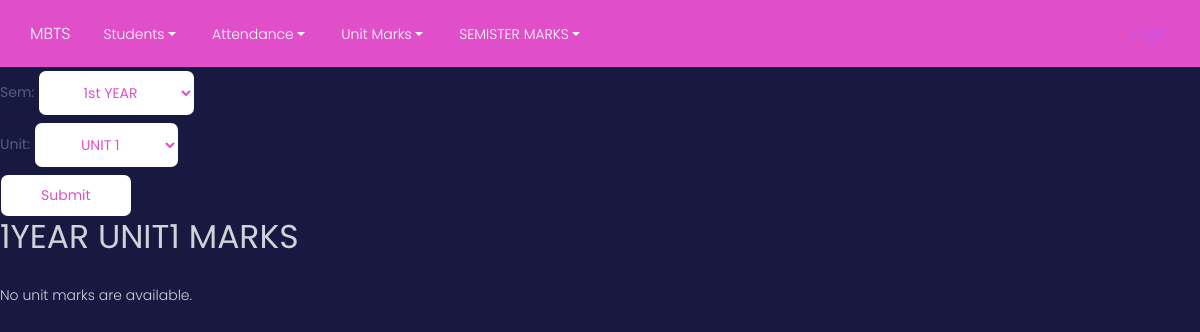
Page /n/u/ on the earlier database version.
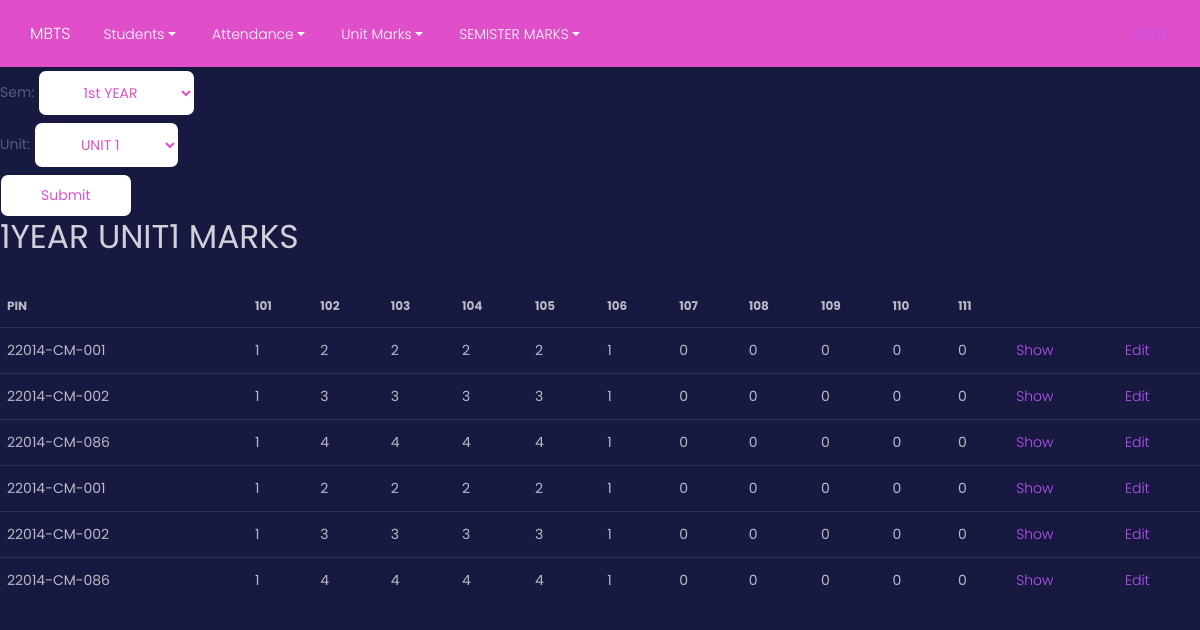
Same page on the later database version.
### mbts/models.py (models this page shows, shortened)
class Unit1marks(models.Model):
    sem = models.CharField(max_length=20)
    s1=models.IntegerField(default=0)
    s2=models.IntegerField(default=0)
    s3=models.IntegerField(default=0)
    s4=models.IntegerField(default=0)
    s5=models.IntegerField(default=0)
    s6=models.IntegerField(default=0)
    s7=models.IntegerField(default=0)
    s8=models.IntegerField(default=0)
    s9=models.IntegerField(default=0)
    s10=models.IntegerField(default=0)
    s11=models.IntegerField(default=0)
    s12=models.IntegerField(default=0)
    student = models.ForeignKey(Students, to_field="pin", on_delete=models.CASCADE,default='SOME STRING')
    def subject_codes(self):
        if self.sem == "1YEAR":
            return [101,102,103,104,105,106,107,108,109,110,111]
        elif self.sem == "3SEM":
            return [301,302,303,304,305,306,307,308,309]
        elif self.sem == "4SEM":
            return [401,402,403,404,405,406,407,408,409]
        elif self.sem == "5SEM":
            return [501,502,503,504,505,506,507,508,509]
        else:
            return []

### mbts/views/Unit1marks.py (the view)
# urls.py: path("u/", Unit1marks.index, name="um1_index"),
def index(request):
    form = UnitSearchForm(request.GET)
    sem = request.GET.get("sem",'1YEAR')
    unit = request.GET.get("unit",'UNIT1')
    if unit == 'UNIT3':
        um= Unit3marks.objects.filter(sem=sem).all()
    elif unit == 'UNIT2':
        um= Unit2marks.objects.filter(sem=sem).all()
    else:
        um= Unit1marks.objects.filter(sem=sem).all()
    context = {"um": um}
    context['form']  = form
    context['unit'] = unit
    context['sem']  = sem
    return render(request, "Unit1marks/index.html", context)

### mbts/forms.py
class UnitSearchForm(forms.Form):
    SEMS = (("1YEAR","1st YEAR"),("3SEM","3rd SEM"),("4SEM","4th SEM"),("5SEM","5th SEM"))
    UNITS = (("UNIT1","UNIT 1"),('UNIT2','UNIT 2'),('UNIT3', 'UNIT 3'))
    sem = forms.ChoiceField(required=False, choices= SEMS, widget=forms.Select( attrs={'class': 'btn btn-primary btn-neutral'}))
    unit = forms.ChoiceField(required=False, choices= UNITS, widget=forms.Select( attrs={'class': 'btn btn-primary btn-neutral'}))

### mbts/templates/Unit1marks/index.html
{% extends "base.html" %}
{% block content %}
<form method="get">
    {{form}}
    <input class="btn btn-primary btn-neutral" type="submit" />
</form>
<h1>{{sem}} {{unit}} MARKS</h1>
    {% if um %}
    <table class="table">
    {% for s in um %}
    {% if forloop.counter  == 1 %}
    <thead>
        <th>PIN</th>
        {% for i in s.subject_codes %}
            <th>{{i}}</th>
        {%endfor %}
    </thead>
    {% endif %}
    <tr>
        <td>{{s.student_id}}</td>
        <td>{{s.s1}}</td>
        <td>{{s.s2}}</td>
        <td>{{s.s3}}</td>
        <td>{{s.s4}}</td>
        <td>{{s.s5}}</td>
        <td>{{s.s6}}</td>
        <td>{{s.s7}}</td>
        <td>{{s.s8}}</td>
        <td>{{s.s9}}</td>
    {% if s.sem == '1YEAR' %}
        <td>{{s.s10}}</td>
        <td>{{s.s11}}</td>
    {% endif %}
        <td><a href="{% url 'u1m_show' s.student_id %}?sem={{sem}}&unit={{unit}}">Show</a></td>
        <td><a href="{% url 'u1m_edit' s.student_id %}?sem={{sem}}&unit={{unit}}">Edit</a></td>
    </tr>
    {% endfor %}
    </table>
{% else %}
    <p>No unit marks are available.</p>
{% endif %}
{% endblock %}

### mbts/templates/base.html (shortened to what this page needs)
{% load static %}
<!DOCTYPE html>
<html lang="en">
<head>
</head>
<!DOCTYPE html>
<link rel="stylesheet" href="https://cdnjs.cloudflare.com/ajax/libs/font-awesome/4.7.0/css/font-awesome.min.css">
<link href="{% static '/css/nucleo-icons.css' %}" rel="stylesheet">
<link rel="stylesheet" href="{% static 'css/blk-design-system.min.css' %}" />
</head>
<body>
  <nav class="navbar navbar-expand-lg bg-primary">
    {% include '_menus.html' %}
   </nav>
<div id="content">
  {% block content %}{% endblock %}
</div>
</body>
</html>

### mbts/templates/_menus.html (shortened to what this page needs)
<div class="container">
    <a class="navbar-brand" href="/n/i/">MBTS</a>
      <div class="collapse navbar-collapse" id="navbarNavDropdown">
        <ul class="navbar-nav">
          <li class="nav-item dropdown">
            <a class="nav-link dropdown-toggle" href="#" id="navbarDropdownMenuLink" data-toggle="dropdown" aria-haspopup="true" aria-expanded="false">
              Students
            </a>
          </li>
          <li class="nav-item dropdown">
            <a class="nav-link dropdown-toggle" href="#" id="navbarDropdownMenuLink" data-toggle="dropdown" aria-haspopup="true" aria-expanded="false">
              Attendance
            </a>
          </li>
          <li class="nav-item dropdown">
            <a class="nav-link dropdown-toggle" href="#" id="navbarDropdownMenuLink" data-toggle="dropdown" aria-haspopup="true" aria-expanded="false">
              Unit Marks
            </a>
          </li>
          <li class="nav-item dropdown">
            <a class="nav-link dropdown-toggle" href="#" id="navbarDropdownMenuLink" data-toggle="dropdown" aria-haspopup="true" aria-expanded="false">
              SEMISTER MARKS
            </a>
          </li>
        </ul>
      </div>
    </div>
    {% if user.is_authenticated %}
    <span style="color:white">User: {{ user.get_username }}</span>
    <form method="post" action="{% url 'logout' %}">
     {% csrf_token %}
     <button type="submit" class="btn" >logout</button>
 </form>
  {% else %}
    <a href="{% url 'login' %}?next={{ request.path }}" class="nav-link">Login</a>
  {% endif %}

Differences in the rows shown:
added Unit1marks: subject_codes "101" "102" "103" "104" "105" "106" "107" "108" "109" "110" "111", student_id "22014-CM-001", s1 "1", s2 "2", s3 "2", s4 "2", s5 "2", s6 "1", s7 "0", s8 "0", s9 "0", s10 "0", s11 "0"
added Unit1marks: student_id "22014-CM-002", s1 "1", s2 "3", s3 "3", s4 "3", s5 "3", s6 "1", s7 "0", s8 "0", s9 "0", s10 "0", s11 "0"
added Unit1marks: student_id "22014-CM-086", s1 "1", s2 "4", s3 "4", s4 "4", s5 "4", s6 "1", s7 "0", s8 "0", s9 "0", s10 "0", s11 "0"
added Unit1marks: student_id "22014-CM-001", s1 "1", s2 "2", s3 "2", s4 "2", s5 "2", s6 "1", s7 "0", s8 "0", s9 "0", s10 "0", s11 "0"
added Unit1marks: student_id "22014-CM-002", s1 "1", s2 "3", s3 "3", s4 "3", s5 "3", s6 "1", s7 "0", s8 "0", s9 "0", s10 "0", s11 "0"
added Unit1marks: student_id "22014-CM-086", s1 "1", s2 "4", s3 "4", s4 "4", s5 "4", s6 "1", s7 "0", s8 "0", s9 "0", s10 "0", s11 "0"
Other differences:
text no longer shown: "No unit marks are available."
